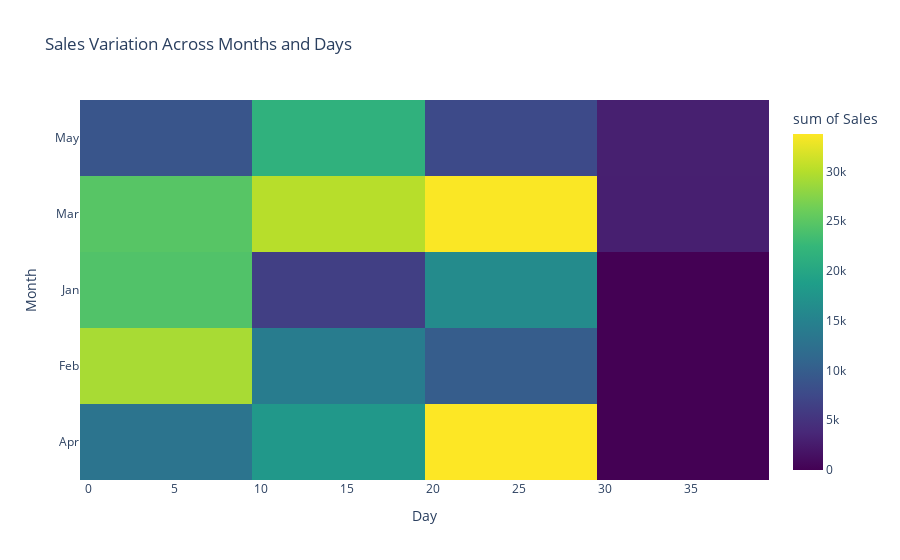

Write notebook code for a chart like this one.
### Code cell
# 3. Using the sales data, generate a heatmap to visualize the variation in sales across different months and
# days.

# Generate heatmap data
np.random.seed(20)
data_sales = {
    'Month': np.random.choice(['Jan', 'Feb', 'Mar', 'Apr', 'May'], 100),
    'Day': np.random.choice(range(1, 31), 100),
    'Sales': np.random.randint(1000, 5000, 100)
}
df_sales = pd.DataFrame(data_sales)

# Create a pivot table for the heatmap
heatmap_data = df_sales.groupby(['Month', 'Day'])['Sales'].sum().reset_index()

# Create a heatmap
fig_heatmap = px.density_heatmap(heatmap_data, x='Day', y='Month', z='Sales', 
                                  title='Sales Variation Across Months and Days',
                                  color_continuous_scale='Viridis')

fig_heatmap.show()

### Figure 1 — Plotly figure (JSON) as saved in the notebook; plotly's stock layout.template omitted (floating-point values rounded to 4 significant figures)
{"data": [{"coloraxis": "coloraxis", "histfunc": "sum", "hovertemplate": "Day=%{x}<br>Month=%{y}<br>sum of Sales=%{z}<extra></extra>", "name": "", "type": "histogram2d", "x": [1, 5, 9, 10, 11, 12, 15, 20, 21, 23, 24, 26, 29, 2, 3, 6, 7, 8, 9, 13, 14, 16, 19, 20, 24, 27, 28, 1, 2, 3, 4, 5, 6, 8, 16, 18, 21, 23, 25, 28, 29, 1, 2, 3, 5, 6, 7, 8, 10, 11, 12, 13, 14, 17, 18, 19, 22, 23, 24, 25, 26, 27, 29, 30, 3, 4, 8, 10, 12, 13, 15, 16, 19, 22, 23, 30], "xaxis": "x", "xbingroup": "x", "y": ["Apr", "Apr", "Apr", "Apr", "Apr", "Apr", "Apr", "Apr", "Apr", "Apr", "Apr", "Apr", "Apr", "Feb", "Feb", "Feb", "Feb", "Feb", "Feb", "Feb", "Feb", "Feb", "Feb", "Feb", "Feb", "Feb", "Feb", "Jan", "Jan", "Jan", "Jan", "Jan", "Jan", "Jan", "Jan", "Jan", "Jan", "Jan", "Jan", "Jan", "Jan", "Mar", "Mar", "Mar", "Mar", "Mar", "Mar", "Mar", "Mar", "Mar", "Mar", "Mar", "Mar", "Mar", "Mar", "Mar", "Mar", "Mar", "Mar", "Mar", "Mar", "Mar", "Mar", "Mar", "May", "May", "May", "May", "May", "May", "May", "May", "May", "May", "May", "May"], "yaxis": "y", "ybingroup": "y", "z": [2707, 5433, 4799, 5861, 2930, 5925, 3181, 3547, 12504, 8674, 3240, 1208, 4588, 3921, 1969, 8730, 8194, 2590, 3893, 4963, 1827, 3998, 3422, 2264, 3028, 3459, 1124, 7529, 4047, 3280, 2732, 1637, 2713, 2425, 3661, 2661, 1064, 4471, 2580, 4440, 3663, 4109, 1717, 4520, 5135, 1990, 4834, 2432, 2099, 5521, 9448, 3724, 1310, 2858, 2321, 2830, 10752, 7427, 4211, 3279, 1405, 4745, 1774, 2899, 4141, 3523, 1241, 4810, 3006, 4255, 3206, 2826, 3498, 3503, 4157, 2958]}], "layout": {"coloraxis": {"colorbar": {"title": {"text": "sum of Sales"}}, "colorscale": [[0, "#440154"], [0.1111, "#482878"], [0.2222, "#3e4989"], [0.3333, "#31688e"], [0.4444, "#26828e"], [0.5556, "#1f9e89"], [0.6667, "#35b779"], [0.7778, "#6ece58"], [0.8889, "#b5de2b"], [1, "#fde725"]]}, "legend": {"tracegroupgap": 0}, "title": {"text": "Sales Variation Across Months and Days"}, "xaxis": {"anchor": "y", "domain": [0, 1], "title": {"text": "Day"}}, "yaxis": {"anchor": "x", "domain": [0, 1], "title": {"text": "Month"}}}}
